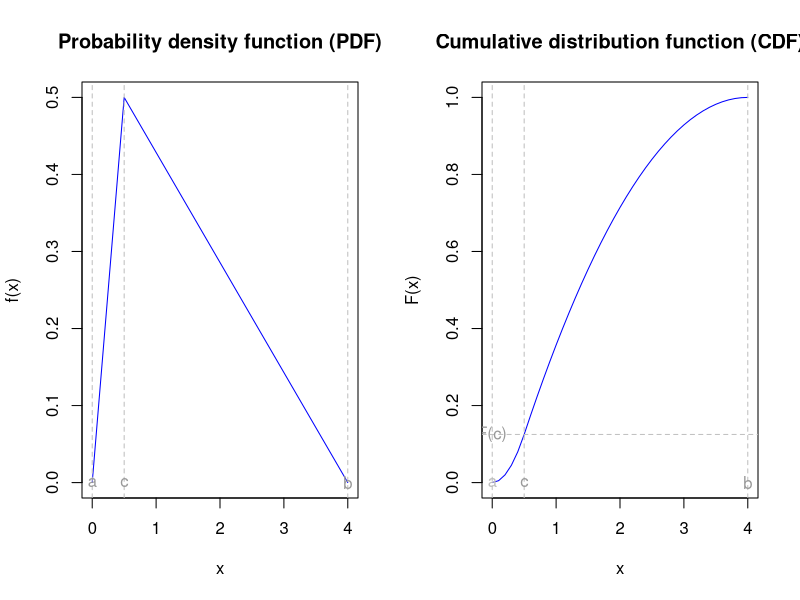

This figure's R source:
# Triangular Distribution

# Assign parameters (min = a, max = b, mode = c)
a <- 0
b <- 4
c <- 0.5
inc <- 0.1

# adjust range and increment
x <- seq(a, b, by = inc)

# Probability Density Function (PDF)
pdf <- ifelse(x < c, 2 * (x - a) / ((c - a) * (b - a)), 2 * (b - x) / ((b - c) * (b - a)))

# Cumulative Distribution Function (CDF)
cdf <- ifelse(x < c, (x - a)^2 / ((c - a) * (b - a)), 1 - (b - x)^2 / ((b - c) * (b - a)))


# divide window into a 1x2 grid
par(mfrow=c(1,2))


# Plot PDF
plot(x, pdf, col = 'blue', type = 'l',
main = "Probability density function (PDF)", ylab = "f(x)", ylim = c(0, 0.5))

# PDF labeling
abline(v = a, col = 'grey', lwd = 1, lty = 2)
text(x = a, y = 0, labels = "a", col = "grey60")
abline(v = c, col = 'grey', lwd = 1, lty = 2)
text(x = c, y = 0, labels = "c", col = "grey60")
abline(v = b, col = 'grey', lwd = 1, lty = 2)
text(x = b, y = 0, labels = "b", col = "grey60")


# Plot CDF
plot(x, cdf, col = 'blue', type = 'l',
     main = "Cumulative distribution function (CDF)", ylab = "F(x)", ylim = c(0, 1))

# CDF labeling
abline(v = a, col = 'grey', lwd = 1, lty = 2)
text(x = a, y = 0, labels = "a", col = "grey")
abline(v = c, col = 'grey', lwd = 1, lty = 2)
text(x = c, y = 0, labels = "c", col = "grey60")
abline(v = b, col = 'grey', lwd = 1, lty = 2)
text(x = b, y = 0, labels = "b", col = "grey60")
F_c <- (1 - (b - c)^2 / ((b - c) * (b - a)))
abline(h = F_c, col = 'grey', lwd = 1, lty = 2)
text(x = 0, y = F_c, labels = "F(c)", col = "grey60")
